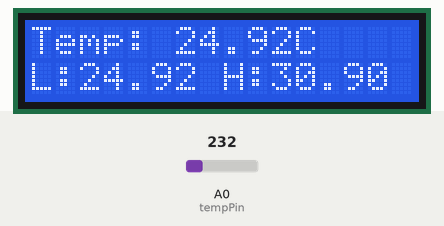
A sketch run on a simulated Arduino Uno, built with avr-gcc and run on an emulated ATmega328P. Parts: 16×2 character LCD. Inputs (shaded band) come from the test bench; at power-on: A0 (tempPin) = 232.

Above: at 5.2 s.
5.3 s: A0 (tempPin) set to 250
At 7.9 s:
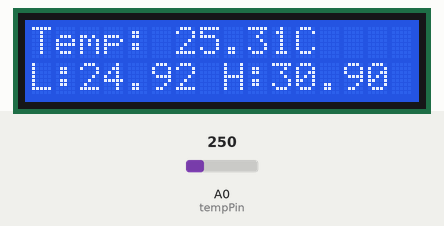
8.9 s: A0 (tempPin) set to 266
At 11.1 s:
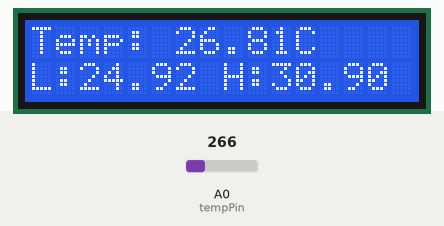
12.5 s: A0 (tempPin) set to 290
At 18.4 s:
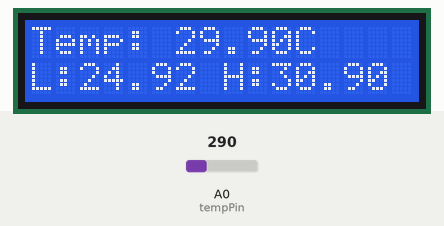
Timing chart, 0 to 19.9 s (numbered marks = the images above; inputs shaded):
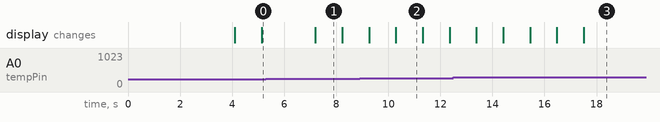

The sketch:

tempMonitor.ino
```cpp
//This is an Arduino source file to power an arduino connected to an LM35 temperature sensor and
//a standard LCD board. Keeps track of the last 5 temperatures and averages them to display the
//current temperature. Also shows the highest and lowest recorded temperature.
#include <Wire.h>  // Comes with Arduino IDE
#include <LiquidCrystal_I2C.h>

LiquidCrystal_I2C lcd(0x27, 2, 1, 0, 4, 5, 6, 7, 3, POSITIVE);  // Set the LCD I2C address

float temp, average, high, low;
int tempPin=0, x=0;
float temps[5];
void setup()
{
  Serial.begin(9600);
  analogReference(INTERNAL);
  lcd.begin(16,2);
  lcd.setCursor(0,0); //Start at character 0 on line 0
  lcd.print("Starting...");
  temps[0] = getTemp();
  delay(1000);
  temps[1] = getTemp();
  delay(1000);
  temps[2] = getTemp();
  delay(1000);
  temps[3] = getTemp();
  delay(1000);
  temps[4] = getTemp();
  low = avgTemp();
  high = avgTemp();
}

void loop()
{
  average = avgTemp();
  if(average < low){
    low = average;
  }
  else if(average > high){
    high = average;
  }
  lcd.clear();
  lcd.setCursor(0,0);
  lcd.print("Temp: ");
  lcd.print(average);
  lcd.print("C");
  lcd.setCursor(0,1);
  lcd.print("L:");
  lcd.print(low);
  lcd.print(" H:");
  lcd.print(high);
  temp = getTemp();
  temps[x] = temp;
  x++;
  if(x==4){
    x=0;
  }
  delay(1000);
}


float getTemp(){
  return analogRead(tempPin)/9.31;
}
float avgTemp(){
  float total;
  for(int x=0; x <5; x++){
    total = total + temps[x];
  }
  return total/5;
}
```

Measured:
- after the input at 5.3 s, the display: changes after 1.9 s (image 1)
- after the input at 12.5 s, the display: first differs from a run without the input after 1.9 s (image 3 shows a later state)
- what the display in image 1 shows lasts 1.0 s, from 7.2 s to 8.2 s
